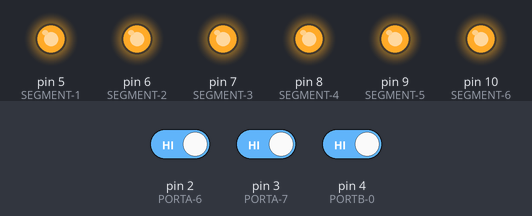
Simulated run of this sketch. Board: Arduino Uno, built with avr-gcc and run on an emulated ATmega328P. On the bench: output pins drawn as LEDs (lit = HIGH). The test bench sets the inputs (shaded band); at power-on: pin 2 (PORTA-6) HIGH, pin 3 (PORTA-7) HIGH, pin 4 (PORTB-0) HIGH.

Above: at 1.2 s.
1.3 s: pin 2 (PORTA-6) driven LOW
At 2.5 s:
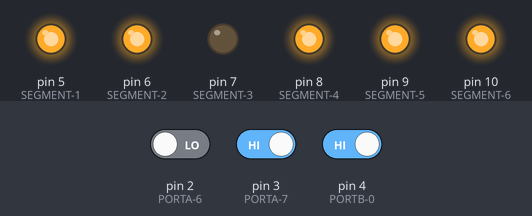
2.8 s: pin 3 (PORTA-7) driven LOW
At 3.7 s:
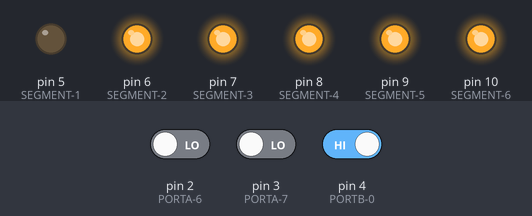
4.3 s: pin 2 (PORTA-6) driven HIGH
At 4.8 s:
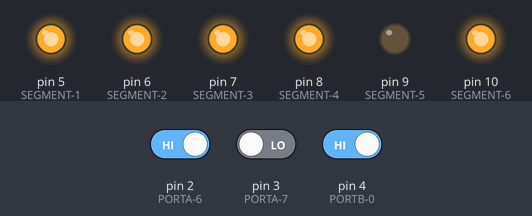
5.8 s: pin 4 (PORTB-0) driven LOW
At 7.0 s:
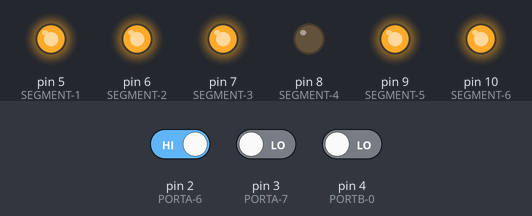
7.3 s: pin 3 (PORTA-7) driven HIGH
At 8.3 s:
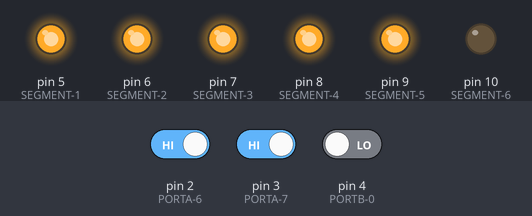
8.8 s: pin 2 (PORTA-6) driven LOW
At 9.4 s:
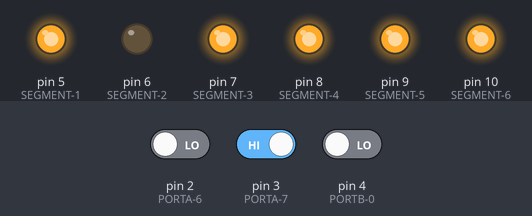
Timing chart, 0 to 11.3 s (numbered marks = the images above; inputs shaded):
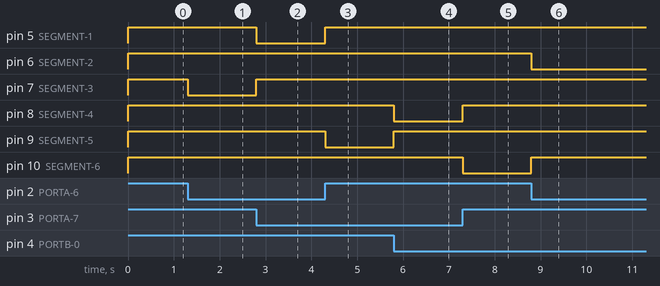

The sketch:

plogic.ino
```cpp
//
// +--------------------------------+
// | +----------------------------+ |
// | | 65C02 LED Logic by SheaBae | |
// | +----------------------------+ |
// +--------------------------------+
//
// This program enables an LED segment
// when the CPU microcode instructs it to
// do so. Thus allowing messages to be
// displayed with the help of the speed
// of the clock to give the illusion that
// all segments are enabled at once.
//
// Version 0.1 - Jan 2020
//

void setup() {

pinMode(2, INPUT);     //PORTA-6
pinMode(3, INPUT);     //PORTA-7
pinMode(4, INPUT);     //PORTB-0
pinMode(5, OUTPUT);    //SEGMENT-1
pinMode(6, OUTPUT);    //SEGMENT-2
pinMode(7, OUTPUT);    //SEGMENT-3
pinMode(8, OUTPUT);    //SEGMENT-4
pinMode(9, OUTPUT);    //SEGMENT-5
pinMode(10, OUTPUT);   //SEGMENT-6

}

void loop() {

if (digitalRead(2) == 0 && digitalRead(3) == 0 && digitalRead(4) == 0) {

  digitalWrite(5, 1);
  digitalWrite(6, 1);
  digitalWrite(7, 1);
  digitalWrite(8, 1);
  digitalWrite(9, 1);
  digitalWrite(10, 1);

}

if (digitalRead(2) == 0 && digitalRead(3) == 0 && digitalRead(4) == 1) {

  digitalWrite(5, 0);

}

else {

  digitalWrite(5, 1);}


if (digitalRead(2) == 0 && digitalRead(3) == 1 && digitalRead(4) == 0) {

  digitalWrite(6, 0);

}

else {

 digitalWrite(6, 1);

}

if (digitalRead(2) == 0 && digitalRead(3) == 1 && digitalRead(4) == 1) {

  digitalWrite(7, 0);

}

else {

  digitalWrite(7, 1);

}

if (digitalRead(2) == 1 && digitalRead(3) == 0 && digitalRead(4) == 0) {

  digitalWrite(8, 0);

}

else {

  digitalWrite(8, 1);

}

if (digitalRead(2) == 1 && digitalRead(3) == 0 && digitalRead(4) == 1) {

  digitalWrite(9, 0);

}

else {

  digitalWrite(9, 1);

}

if (digitalRead(2) == 1 && digitalRead(3) == 1 && digitalRead(4) == 0) {

  digitalWrite(10, 0);

}

else {

  digitalWrite(10, 1);

}

}
```

Measured:
- after the input at 1.3 s, pin 7 (SEGMENT-3): HIGH → LOW at once
- after the input at 2.8 s, pin 5 (SEGMENT-1): HIGH → LOW at once; pin 7 (SEGMENT-3): LOW → HIGH at once
- after the input at 4.3 s, pin 5 (SEGMENT-1): LOW → HIGH at once; pin 9 (SEGMENT-5): HIGH → LOW at once
- after the input at 5.8 s, pin 8 (SEGMENT-4): HIGH → LOW at once; pin 9 (SEGMENT-5): LOW → HIGH at once
- after the input at 7.3 s, pin 8 (SEGMENT-4): LOW → HIGH at once; pin 10 (SEGMENT-6): HIGH → LOW at once
- after the input at 8.8 s, pin 6 (SEGMENT-2): HIGH → LOW at once; pin 10 (SEGMENT-6): LOW → HIGH at once
